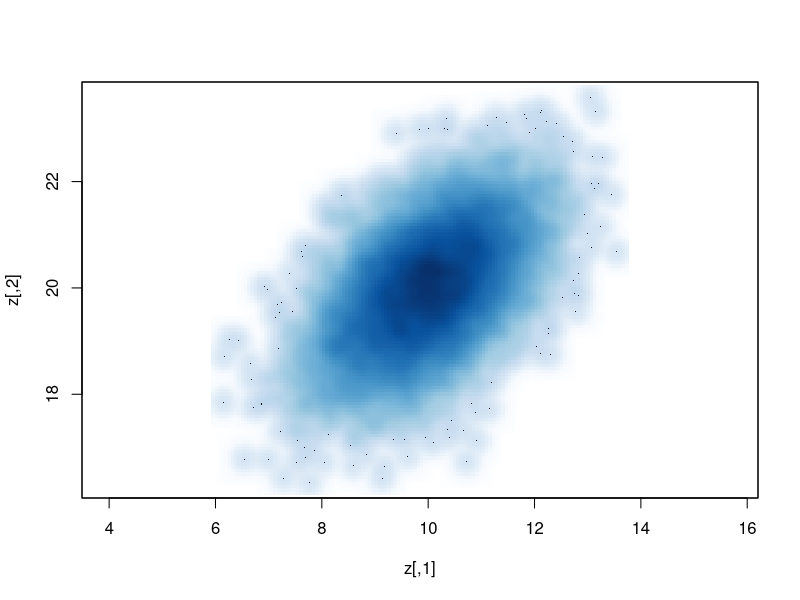
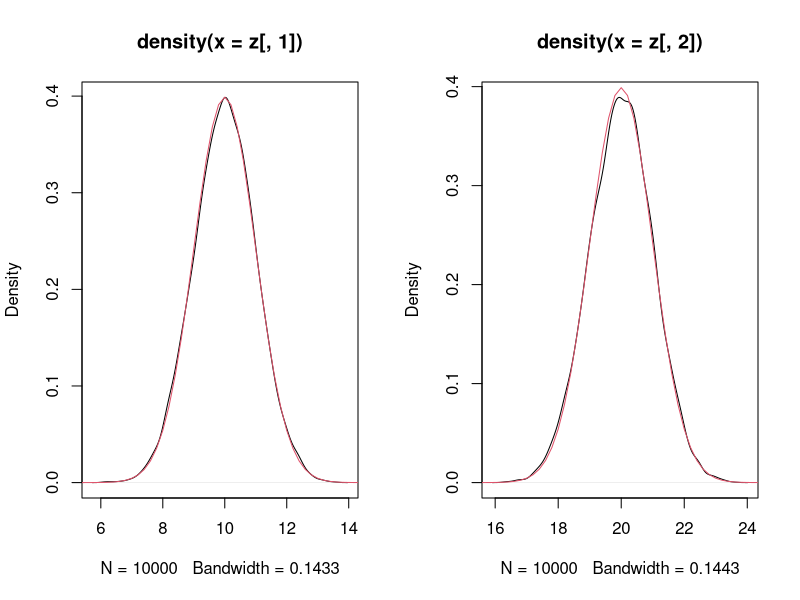
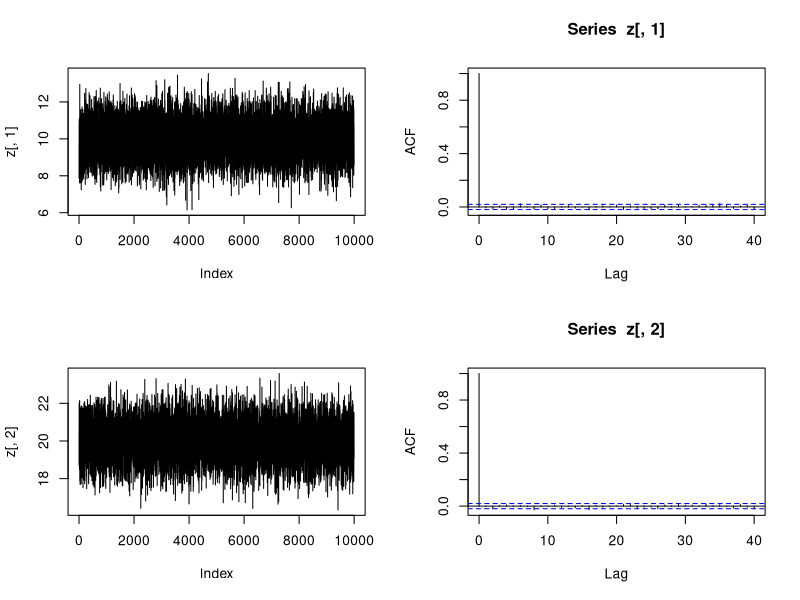
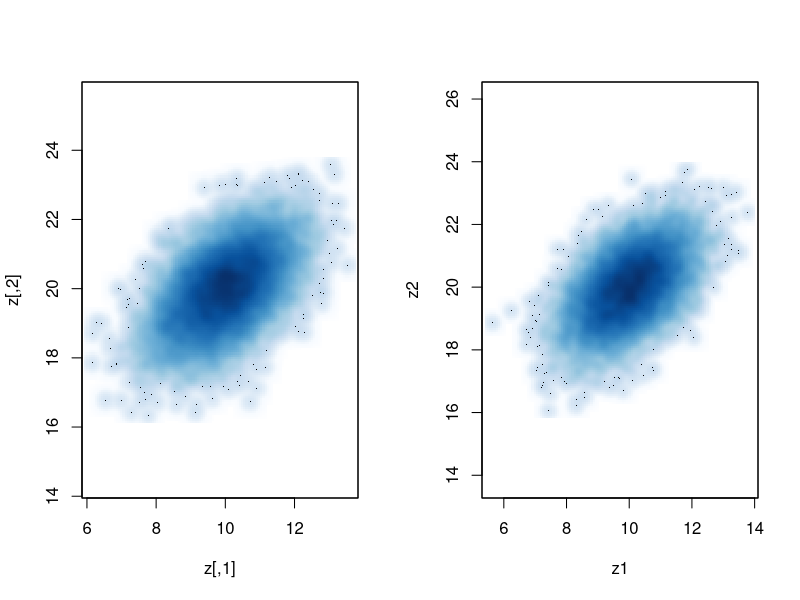
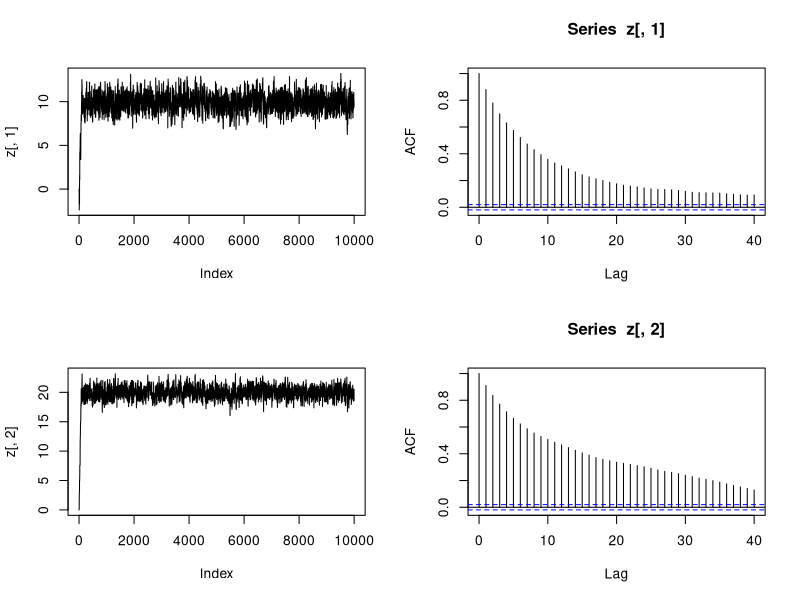
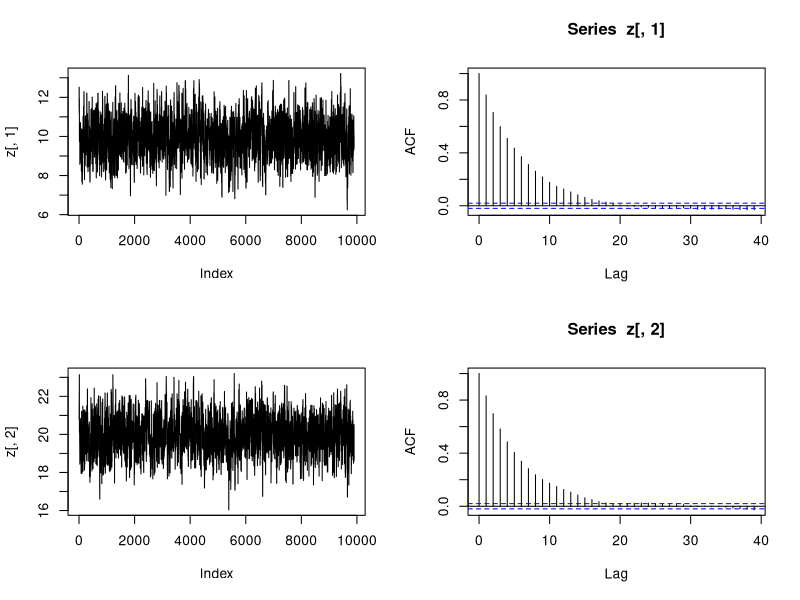
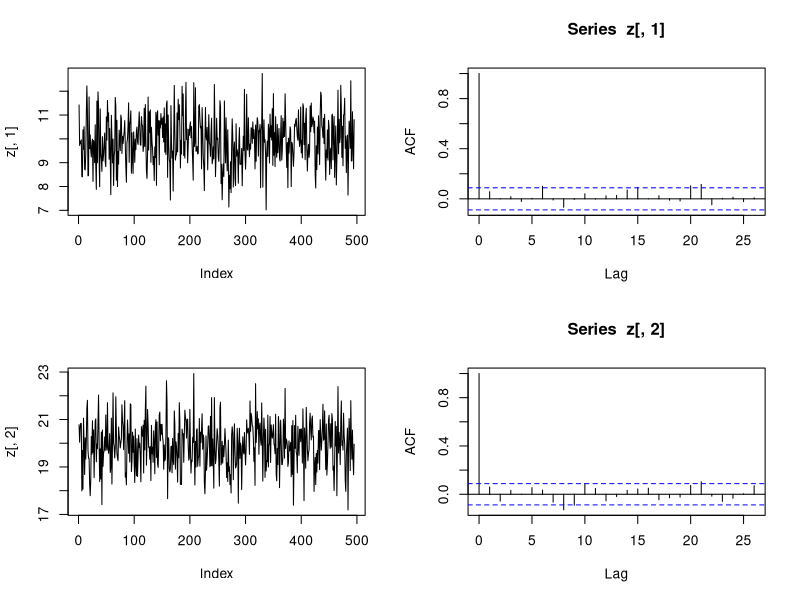
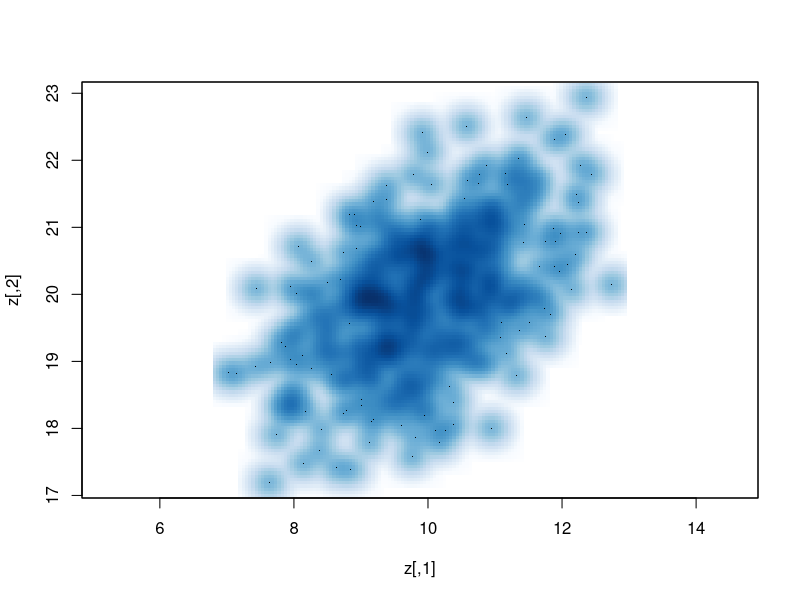

R code for these plots, in order:
## ## ## ## ## ## ## ## ## 
## Mostriamo vari modi 
## per ottenere campioni
## da una normale bivariata
## (per trovare la distribuzione condizionata, 
## https://en.wikipedia.org/wiki/Multivariate_normal_distribution)
## ## ## ## ## ## ## ## ## ## ## ## ## 

rm(list=ls())

# Definiamo la funzione che ci permette di simulare da una 
# normale multivariata e calcolarne la densit?.
# Non siamo interessati a calcolare la distribuzione, ma alcune statistiche 
# di essa (come la media).
# N = norm_d(0,I)
# Y = A*N+mean
# Y = norm_d(mean,A'A)

rmnorm = function(n = 1, mean = rep(0,d), varcov) 
{
  d <- if (is.matrix(varcov)) 
    ncol(varcov)
  else 1
  z <- matrix(rnorm(n*d),n,d)%*%chol(varcov) #normale di-variata (0,1)
  y <- t(mean + t(z))
  return(y)
}
# ripartizione (dnorm funzione di densit? calcolata nel punto)
dmnorm=function (x, mean = rep(0,d), varcov, log = FALSE) 
{
  d <- if (is.matrix(varcov)) 
    ncol(varcov)
  else 1
  if (d > 1 & is.vector(x)) 
    x <- matrix(x, 1, d)
  n <- if (d == 1) 
    length(x)
  else nrow(x)
  X <- t(matrix(x, nrow = n, ncol = d)) - mean
  Q <- apply((solve(varcov) %*% X) * X, 2, sum)
  logDet <- sum(logb(abs(diag(qr(varcov)[[1]]))))
  logPDF <- as.vector(Q + d * logb(2 * pi) + logDet)/(-2)
  if (log) 
    logPDF
  else exp(logPDF)
}



## ## ## ## ## ## ## ## ## ## ## ## ## ## ## ## ## ## 
## ##   Metodo Monte Carlo - Normale Bivariata  ## ##
## ## ## ## ## ## ## ## ## ## ## ## ## ## ## ## ## ## 
# Campiono direttamente della congiunta
# Calcoliamo la media assumendo di saper campionare dalla normale bivariata
nb = 10000
mu = c(10,20)
Sigma = matrix(c(1,0.5,0.5,1), ncol=2)
z = rmnorm(nb,mu,Sigma) #simulazione

# facciamone il plot per vedere la congiunta
smoothScatter(z,asp=1)
# calcoliamo la matrice di covarianza
cov(z) #simulazione vicino alla teorica
# vediamo la distribuzione marginali stimate e vere
par(mfrow=c(1,2))
plot(density(z[,1]))
lines(seq(0,50,by=0.2), dnorm(seq(0,50,by=0.2), mu[1],Sigma[1,1]), col=2)
plot(density(z[,2]))
lines(seq(0,50,by=0.2), dnorm(seq(0,50,by=0.2), mu[2],Sigma[2,2]), col=2)
par(mfrow=c(1,1))
# The bandwidth is a measure of how closely you want the 
# density to match the distribution


# vediamo il traceplot della simulazioni e l'autocorrelazione
par(mfrow=c(2,2))
plot(z[,1], type="l")
acf(z[,1])
plot(z[,2], type="l")
acf(z[,2])
par(mfrow=c(1,1))

# Possiamo ottenere gli stessi risultati
# campionando Z_1 dalla marginale e Z_2 dalla condizionata
z1 = rnorm(nb, mu[1], Sigma[1,1]^0.5)
z2 = rnorm(nb, mu[2]+Sigma[2,1]*(z1-mu[1])/Sigma[1,1], (Sigma[2,2]-Sigma[2,1]^2/Sigma[1,1])^0.5)
zstar = cbind(z1,z2)

par(mfrow=c(1,2))
smoothScatter(z,asp=1)
smoothScatter(zstar,asp=1)
par(mfrow=c(1,1))



## ## ## ## ## ##
## Metropolis  ##
## ## ## ## ## ## 
# L'algoritmo Metropolis ? meno efficiente rispetto al precedente, perch? i 
# campioni non sono indipendenti, perch? il valore che propongo dipende dal 
# valore accettato precedentemente e inotre se io rifiuto il valore, 
# allora il valore nuovo sar? identico a quello precedente.

# immaginiamo di non saper campionare dalla normale bivariata
# ma sappiamo calcolare la densit?.

z = matrix(NA, ncol=2,nrow=nb)

# Vogliamo campionare dalla bivariata
# Inizializziamo l'algoritmo 
z[1, ] = c(0,0)
sd_prop = 1 # testate diversi valori e vedete cosa succede
for(b in 2:nb)
{
  # come proposa utilizziamo una normale bivariate con sd sd_prop,
  # correlazione 0 e media z^{b-1}
  z_prop = c(rnorm(1,z[b-1,1],sd_prop),rnorm(1,z[b-1,2],sd_prop))
  
  # calcoliamo alpha
  LogNum = dmnorm(z_prop,mu,Sigma,log=T)+dnorm(z[b-1,1],z_prop[1],sd_prop^0.5,log=T)+dnorm(z[b-1,2],z_prop[2],sd_prop^0.5 ,log=T)
  LogDen = dmnorm(z[b-1,],mu,Sigma,log=T)+dnorm(z_prop[1],z[b-1,1],sd_prop^0.5,log=T)+dnorm(z_prop[2],z[b-1,2],sd_prop^0.5 ,log=T)
  Alpha = min(1,exp(LogNum - LogDen))
  
  # vediamo se accettare
  u = runif(1,0.0,1.0)
  if(u<Alpha)
  {
    z[b,] = z_prop
  }else{
    z[b,] = z[b-1,]
  }
}
# modificheremo i risultati, quindi salviamoli in un oggetto
zorig = z

# vediamo il traceplot della simulazioni e l'autocorrelazione
par(mfrow=c(2,2))
plot(z[,1], type="l")
acf(z[,1])
plot(z[,2], type="l")
acf(z[,2])
par(mfrow=c(1,1))

# proviamo a eliminare i campioni iniziali (burnin)
z = z[-c(1:100),]
par(mfrow=c(2,2))
plot(z[,1], type="l")
acf(z[,1])
plot(z[,2], type="l")
acf(z[,2])
par(mfrow=c(1,1))
# Possiamo utilizzare questi valori oppure fare del thin 
# (problema del thin ? che diminuisco il campione)
# per renderli indipendenti
z  = z[seq(1,nrow(z), by=20),]
par(mfrow=c(2,2))
plot(z[,1], type="l")
acf(z[,1])
plot(z[,2], type="l")
acf(z[,2])
par(mfrow=c(1,1))

smoothScatter(z,asp=1)
dim(z)


## Un pacchetto utile per analizzare outpt MCMC
library(coda)

zmcmc = as.mcmc(z)
summary(zmcmc)

zorigmcmc = as.mcmc(zorig)
summary(zorigmcmc)



## ## ## ## ## ##
## ## Gibbs ## ## 
## ## ## ## ## ## 

# usiamo un gibbs ipotizzado di essere in grado di campionare dalle condizionate
z = matrix(NA, ncol=2,nrow=nb)

# inizializziamo l'algoritmo 
z[1, ] = c(0,0)

for(b in 2:nb)
{
  z[b,1] = rnorm(1, mu[1]+Sigma[1,2]*(z[b-1,2]-mu[2])/Sigma[2,2], (Sigma[1,1]-Sigma[1,2]^2/Sigma[2,2])^0.5) # condizionata di z_1|z_2
  z[b,2] = rnorm(1, mu[2]+Sigma[2,1]*(z[b,1]-mu[1])/Sigma[1,1], (Sigma[2,2]-Sigma[2,1]^2/Sigma[1,1])^0.5) # condizionata di z_2|z_1
}

# vediamo il traceplot della simulazioni e l'autocorrelazione
par(mfrow=c(2,2))
plot(z[,1], type="l")
acf(z[,1])
plot(z[,2], type="l")
acf(z[,2])
par(mfrow=c(1,1))

# anche qui va tolto il burnin e possibilemnte fatto del thin
# proviamo a eliminare i campioni iniziali (burnin)
z = z[-c(1:100),]
par(mfrow=c(2,2))
plot(z[,1], type="l")
acf(z[,1])
plot(z[,2], type="l")
acf(z[,2])
par(mfrow=c(1,1))
# possiamo utilizzare questi valori oppure fare del thin
# per renderli indipendenti
z  = z[seq(1,nrow(z), by=3),]
par(mfrow=c(2,2))
plot(z[,1], type="l")
acf(z[,1])
plot(z[,2], type="l")
acf(z[,2])
par(mfrow=c(1,1))

smoothScatter(z, asp=1)
dim(z)



## ## ## ## ## ## ## ## ## ## ## 
##   Metropolis within Gibbs  ##
## ## ## ## ## ## ## ## ## ## ##  

# usiamo un gibbs ipotizzado di non essere in grado di campionare
# dalle condizionate ma di conoscerne la densit?


z = matrix(NA, ncol=2,nrow=nb)

# inizializziamo l'algoritmo 
z[1, ] = c(0,0)
sd_prop = 1
for(b in 2:nb)
{
  ###### z_1 #######
  # come proposa utilizziamo una normale  con sd sd_prop,
  # correlazione 0 e media z_1^{b-1}
  z_prop = rnorm(1,z[b-1,1],sd_prop)
  
  # calcoliamo alpha
  LogNum = dmnorm(c(z_prop,z[b-1,2]), mu,Sigma, log=T)  + dnorm(z[b-1,1], z_prop,sd_prop^0.5 ,log=T)
  
  LogDen = dmnorm(c(z[b-1,1],z[b-1,2]), mu,Sigma, log=T)  + dnorm(z_prop,z[b-1,1],sd_prop^0.5 ,log=T)
  
  Alpha = min(1,exp(LogNum - LogDen))
  
  # vediamo se accettare
  u = runif(1,0.0,1.0)
  if(u<Alpha)
  {
    z[b,1] = z_prop
  }else{
    z[b,1] = z[b-1,1]
  }
  
  ###### z_2 #######
  # come proposa utilizziamo una normale con sd sd_prop,
  # correlazione 0 e media z_2^{b-1}
  z_prop = rnorm(1,z[b-1,2],sd_prop)
  
  # calcoliamo alpha
  LogNum = dmnorm(c(z[b,1],z_prop), mu,Sigma, log=T)  + dnorm(z[b-1,2], z_prop,sd_prop^0.5 ,log=T)
  LogDen = dmnorm(c(z[b,1],z[b-1,2]), mu,Sigma, log=T)  + dnorm(z_prop,z[b-1,2],sd_prop^0.5 ,log=T)
  Alpha = min(1,exp(LogNum - LogDen))
  
  # vediamo se accettare
  u = runif(1,0.0,1.0)
  if(u<Alpha)
  {
    z[b,2] = z_prop
  }else{
    z[b,2] = z[b-1,2]
  }
}

# vediamo il traceplot della simulazioni e l'autocorrelazione
par(mfrow=c(2,2))
plot(z[,1], type="l")
acf(z[,1])
plot(z[,2], type="l")
acf(z[,2])
par(mfrow=c(1,1))


# anche qui va tolto il burnin e possibilemnte fatto del thin
# proviamo a eliminare i campioni iniziali (burnin)
z = z[-c(1:100),]
par(mfrow=c(2,2))
plot(z[,1], type="l")
acf(z[,1])
plot(z[,2], type="l")
acf(z[,2])
par(mfrow=c(1,1))
# possiamo utilizzare questi valori oppure fare del thin
# per renderli indipendenti
z  = z[seq(1,nrow(z), by=3),]
par(mfrow=c(2,2))
plot(z[,1], type="l")
acf(z[,1])
plot(z[,2], type="l")
acf(z[,2])
par(mfrow=c(1,1))

smoothScatter(z, asp=1)
dim(z)

